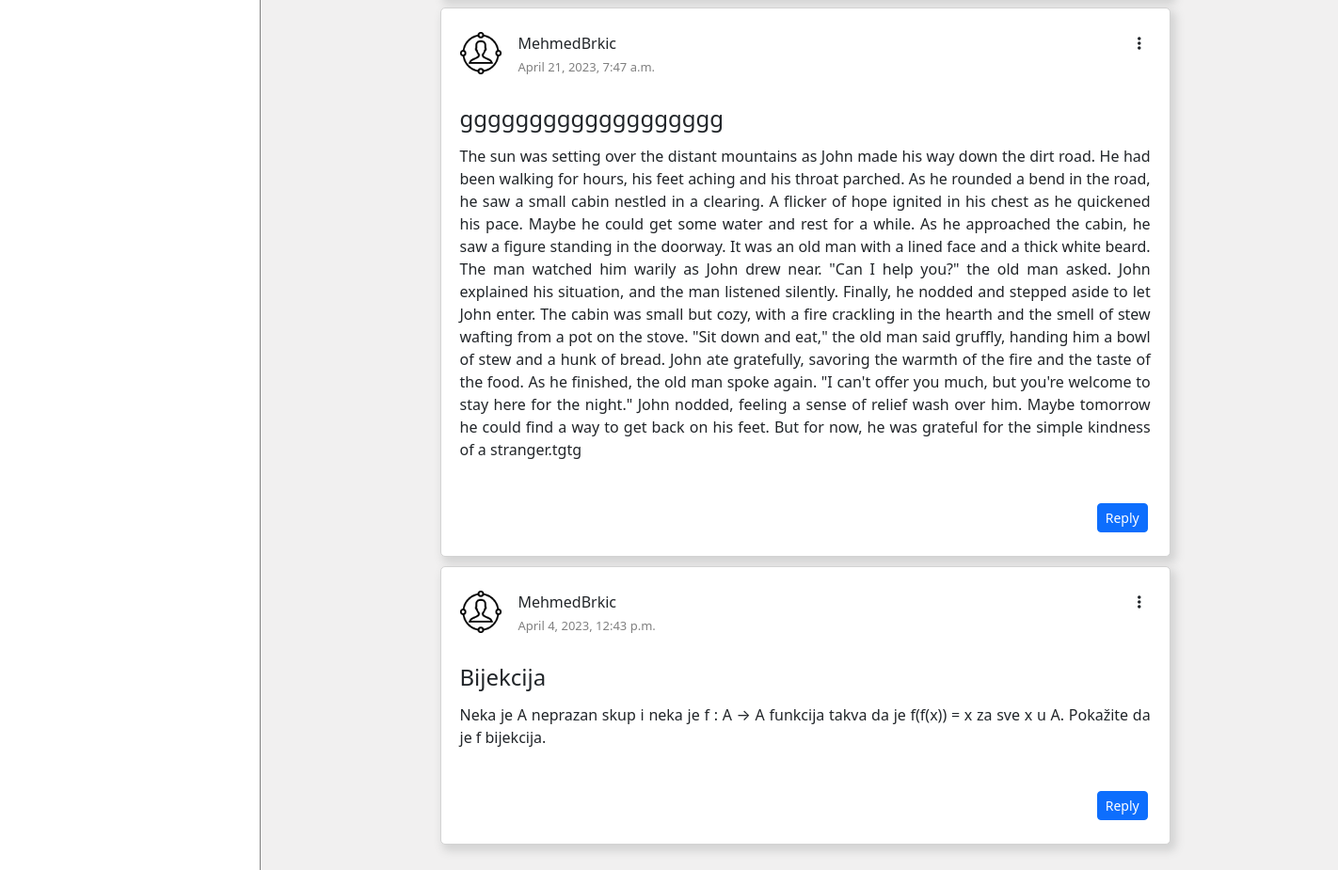
/courses/course/10/questions (signed in, lower part), run on an earlier commit of the app's database.
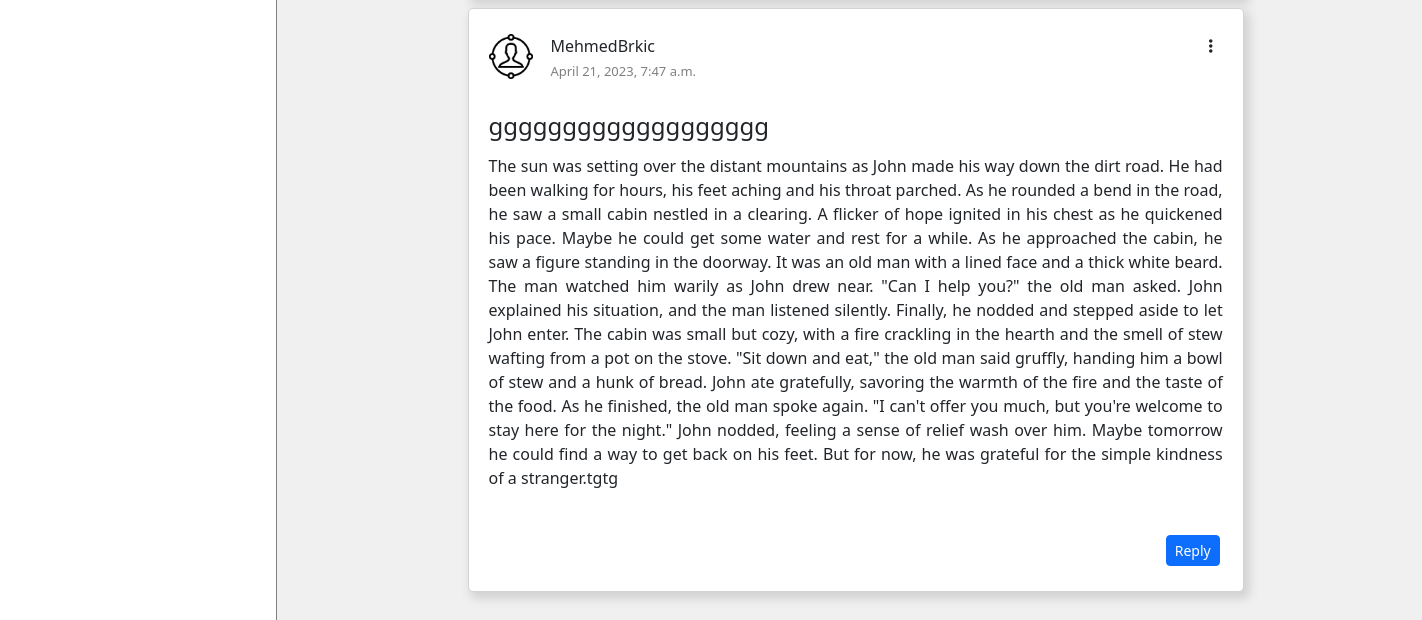
And on a later commit of the database.
### courses/models.py (models this page shows, shortened)
class Question(models.Model):
    title = models.CharField(max_length=50)
    text = models.CharField(max_length=600)
    created_at = models.DateTimeField(auto_now=True)
    course = models.ForeignKey(Course,related_name='course_question',on_delete=models.CASCADE)
    user = models.ForeignKey(NewUser,related_name='user_question',on_delete=models.CASCADE,null=True, blank=True)
    class Meta:
        ordering = ['-created_at']

class NewUser(AbstractUser):
    is_student = models.BooleanField(default=False)
    is_tutor = models.BooleanField(default=False)

### courses/views.py (the view, shortened to what this page needs)
# urls.py: path('course/<int:course_id>/questions',views.view_questions_tutor,name='view_questions_tutor'),
@login_required
def view_questions_tutor(request,course_id,question_id=None,answer_id=None):
   if is_enrolled(request.user, course_id) is False:
      return HttpResponse('<html><body><h2 style="font-weight: lighter">Your do not have access to view this page!</h2><body></html>')
   course = get_object_or_404(Course,pk=course_id)
   questions = Question.objects.filter(course=course)
   question_form = QuestionForm()
   answer_form = AnswerForm()
   return render(request,"courses/questions.html",{'course':course,'questions':questions,
                                                      'question_form':question_form,'answer_form':answer_form})

### courses/templatetags/tag.py (called while the page is built)
@register.simple_tag
def getAnswers(question):
    answers = Answer.objects.filter(question=question)
    return answers

### courses/views.py (called while the page is built)
def is_enrolled(user, course_id):
   course = get_object_or_404(Course,pk=course_id)
   if user.is_tutor:
      tutor_courses = TutorCourse.objects.filter(course=course,tutor=user.Tutor)
      return tutor_courses.exists()
   else:
      student_courses = StudentCourse.objects.filter(course=course,student=user.Student)
      return student_courses.exists()

### templates/courses/questions.html (shortened to what this page needs)
{% extends 'courses/course.html' %}
{% block courseContent%}
{% load static %}
<div id="questions" class="container" style="width: 100%;
height: fit-content; margin-top: 20px; margin-bottom: 20px;">
{% if questions %}
{% for question in questions %}
<div class="container containerWithBorder" style="padding: 20px;">
  <div class="row" style="margin-bottom: 5px; height: fit-content; position: relative;">
    <div style="width: auto; height: fit-content;">
      <img src="{% static 'img/tutor.png' %}" style="height: 45px; display: inline-block; position: relative; top: 5px">
    </div>
    <div style=" height: fit-content; padding: 0;width:auto;display:inline-block">
      <p style="margin: 5px; text-align: left;">{{ question.user.username }}<br>
      <span style="font-size: small; text-align: left; color: gray;">{{ question.created_at }}</span></p>
    </div>
    {% if user.username == question.user.username %}
    <div style="position: absolute; right:10px; top: 5px; width: auto;">
      <ul style="list-style-type: none;">
        <li class="nav-item dropdown">
          <a class="nav-link" href="#" role="button" data-bs-toggle="dropdown" aria-expanded="false">
            <i class="fa-solid fa-ellipsis-vertical"></i>
          </a>
        </li>
      </ul>
    </div>
    {% endif %}
    <div style="text-align: justify; margin-top: 25px; margin-bottom: 5px;">
      <h4>{{ question.title }}</h4>
    </div>
    <div style="height: fit-content;">
      <p class="breakText">{{ question.text }}</p>
    </div>
    <div style="position: relative; width: 100%; height: 50px; margin-top: 10px;">
      <button type="button" id="replyButton{{question.pk}}" data-bs-toggle="modal" data-bs-target="#exampleModalLong{{question.pk}}"
              class="btn btn-primary btn-sm"
              style="width: fit-content; bottom: 0; right: 0; position: absolute; margin: 15px 15px 0px 15px;">
      Reply</button>
    </div>
  </div>
  {% load tag %}
  {% getAnswers question as answers %}
</div>
{% endfor %}
{% else %}
<h2 style="text-align: center;">There are no questions yet!</h2>
{% endif %}
</div>
<div style="height:200px">
</div>
{% endblock %}

What changed in the data, as far as the page shows it:
removed Question: user.username "MehmedBrkic", created_at "April 4, 2023, 12:43 p.m.", title "Bijekcija", text "Neka je A neprazan skup i neka je f : A → A funkcija takva da je f(f(x)) = x za sve x u A. Pokažite da je f bijekcija."
